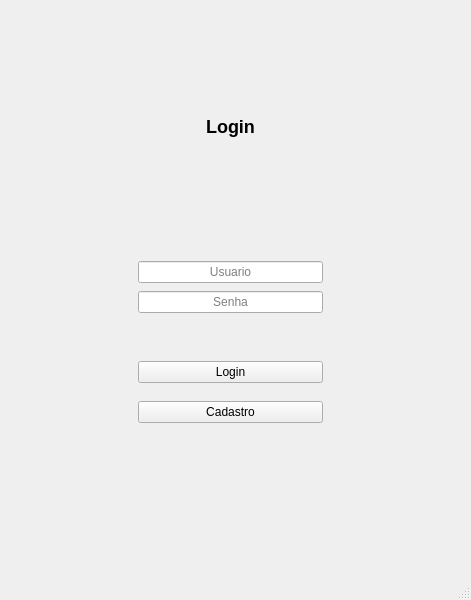
<?xml version="1.0" encoding="UTF-8"?>
<ui version="4.0">
 <class>TelaInicial</class>
 <widget class="QMainWindow" name="TelaInicial">
  <property name="geometry">
   <rect>
    <x>0</x>
    <y>0</y>
    <width>471</width>
    <height>600</height>
   </rect>
  </property>
  <property name="windowTitle">
   <string>TelaInicial</string>
  </property>
  <widget class="QWidget" name="centralwidget">
   <widget class="QWidget" name="layoutWidget">
    <property name="geometry">
     <rect>
      <x>130</x>
      <y>40</y>
      <width>201</width>
      <height>391</height>
     </rect>
    </property>
    <layout class="QVBoxLayout" name="verticalLayout">
     <property name="spacing">
      <number>8</number>
     </property>
     <property name="leftMargin">
      <number>8</number>
     </property>
     <property name="rightMargin">
      <number>8</number>
     </property>
     <property name="bottomMargin">
      <number>8</number>
     </property>
     <item>
      <widget class="QLabel" name="label">
       <property name="text">
        <string>&lt;html&gt;&lt;head/&gt;&lt;body&gt;&lt;h2 style=&quot; margin-top:16px; margin-bottom:12px; margin-left:0px; margin-right:0px; -qt-block-indent:0; text-indent:0px;&quot;&gt;&lt;span style=&quot; font-size:x-large; font-weight:700;&quot;&gt;Login&lt;/span&gt;&lt;/h2&gt;&lt;/body&gt;&lt;/html&gt;</string>
       </property>
       <property name="alignment">
        <set>Qt::AlignmentFlag::AlignCenter</set>
       </property>
      </widget>
     </item>
     <item>
      <spacer name="verticalSpacer_2">
       <property name="orientation">
        <enum>Qt::Orientation::Vertical</enum>
       </property>
       <property name="sizeType">
        <enum>QSizePolicy::Policy::Maximum</enum>
       </property>
       <property name="sizeHint" stdset="0">
        <size>
         <width>20</width>
         <height>40</height>
        </size>
       </property>
      </spacer>
     </item>
     <item>
      <widget class="QLineEdit" name="leUsuario">
       <property name="alignment">
        <set>Qt::AlignmentFlag::AlignCenter</set>
       </property>
       <property name="placeholderText">
        <string>Usuario</string>
       </property>
      </widget>
     </item>
     <item>
      <widget class="QLineEdit" name="leSenha">
       <property name="echoMode">
        <enum>QLineEdit::EchoMode::Password</enum>
       </property>
       <property name="alignment">
        <set>Qt::AlignmentFlag::AlignCenter</set>
       </property>
       <property name="placeholderText">
        <string>Senha</string>
       </property>
      </widget>
     </item>
     <item>
      <spacer name="verticalSpacer">
       <property name="orientation">
        <enum>Qt::Orientation::Vertical</enum>
       </property>
       <property name="sizeType">
        <enum>QSizePolicy::Policy::Maximum</enum>
       </property>
       <property name="sizeHint" stdset="0">
        <size>
         <width>20</width>
         <height>40</height>
        </size>
       </property>
      </spacer>
     </item>
     <item>
      <widget class="QPushButton" name="btnLogin">
       <property name="text">
        <string>Login</string>
       </property>
      </widget>
     </item>
     <item>
      <spacer name="verticalSpacer_3">
       <property name="orientation">
        <enum>Qt::Orientation::Vertical</enum>
       </property>
       <property name="sizeType">
        <enum>QSizePolicy::Policy::Maximum</enum>
       </property>
       <property name="sizeHint" stdset="0">
        <size>
         <width>20</width>
         <height>10</height>
        </size>
       </property>
      </spacer>
     </item>
     <item>
      <widget class="QPushButton" name="btnCadastrar">
       <property name="text">
        <string>Cadastro</string>
       </property>
      </widget>
     </item>
    </layout>
   </widget>
  </widget>
  <widget class="QMenuBar" name="menubar">
   <property name="geometry">
    <rect>
     <x>0</x>
     <y>0</y>
     <width>471</width>
     <height>22</height>
    </rect>
   </property>
  </widget>
  <widget class="QStatusBar" name="statusbar"/>
 </widget>
 <resources/>
 <connections/>
</ui>
